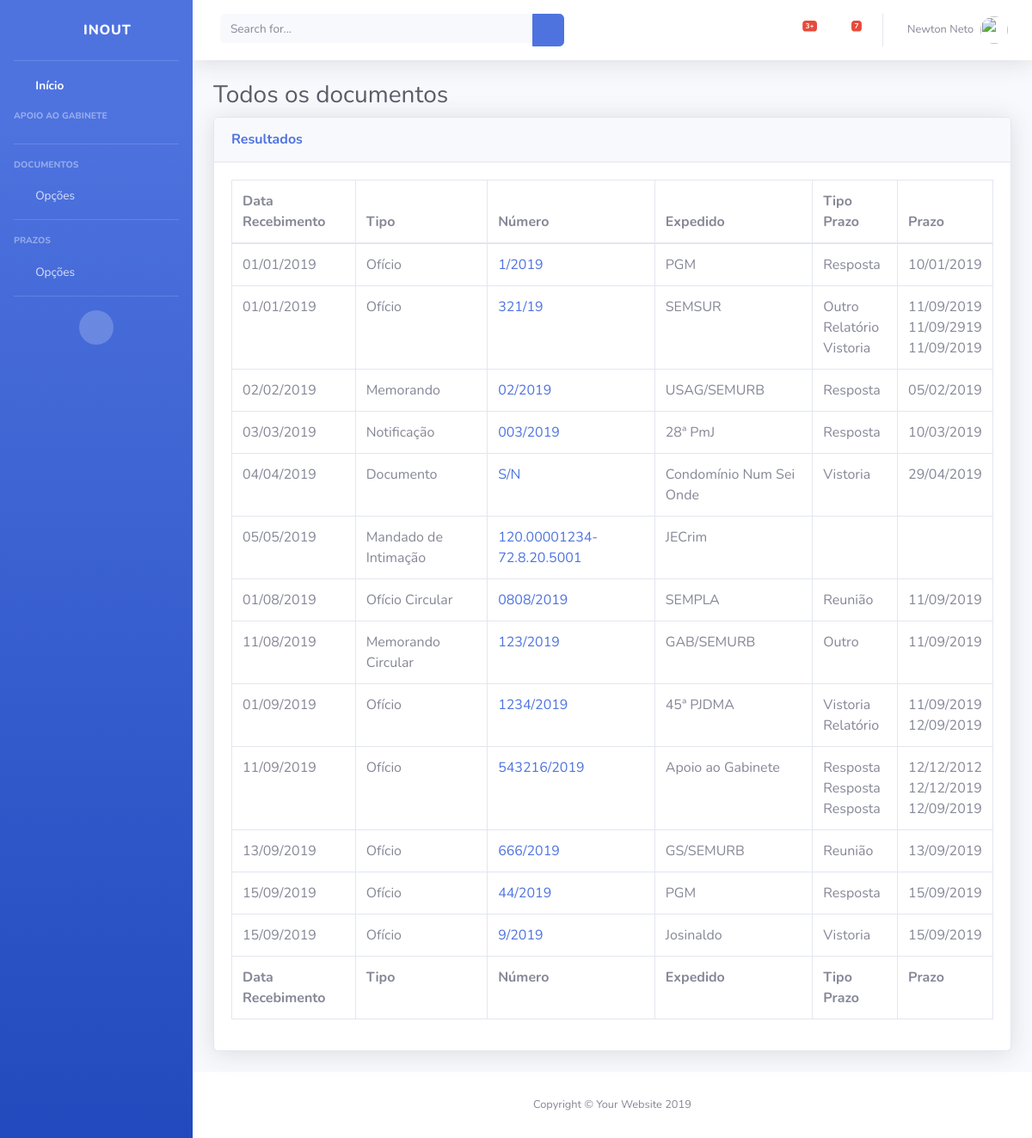
Before: /inout/listardocumentos with the older database file.
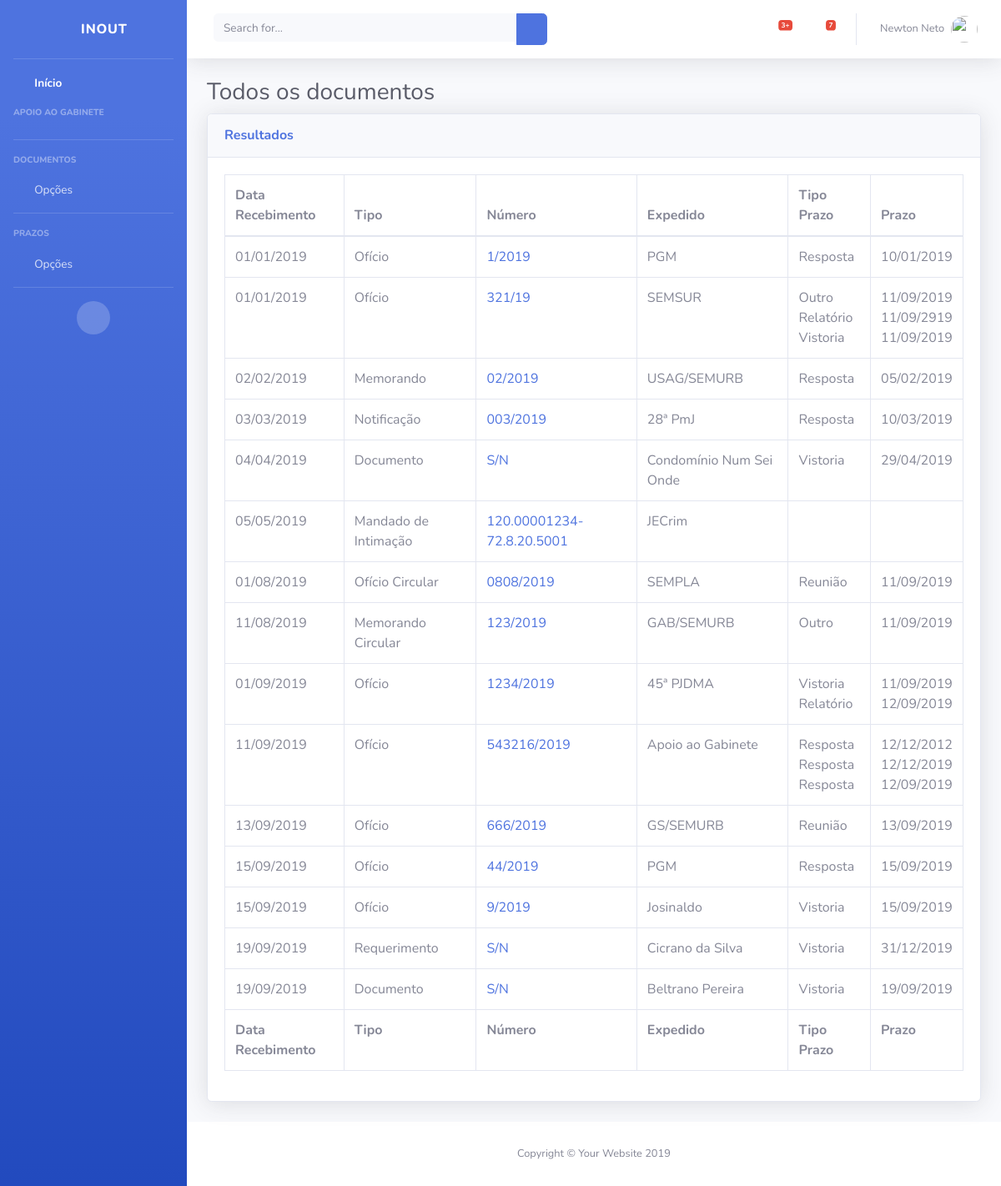
After: the same page with the newer database file.
### inout/models.py (models this page shows, shortened)
class Documento(models.Model):
	data_de_entrada = models.DateTimeField('Data de Entrada')
	tipo_de_documento = models.CharField(max_length = 30)
	numero_do_documento = models.CharField(max_length = 30)
	orgao_expedidor_do_documento = models.CharField(max_length = 150)
	assunto_do_documento = models.CharField(max_length = 1000)
	despacho_do_documento = models.CharField(max_length = 200)
	numero_do_processo = models.CharField(max_length = 30)

class Prazo(models.Model):
	documento = models.ForeignKey(Documento, on_delete = models.CASCADE)
	tipo_de_prazo = models.CharField(max_length = 20)
	data_do_prazo = models.DateTimeField('Prazo')
	prazo_encerrado = models.BooleanField(default = False)

### inout/views.py (the view)
# urls.py: path('listardocumentos', views.listardocumentos, name = 'listardocumentos'),
def listardocumentos(request):
	lista_de_documentos = Documento.objects.order_by('data_de_entrada')
	contexto = {
		'titulo': "Todos os documentos",
		'lista_de_documentos': lista_de_documentos,
	}
	return render(request, 'inout/listardocumentos.html', contexto)

### inout/templates/inout/listardocumentos.html (shortened to what this page needs)
{% load staticfiles %}
<!DOCTYPE html>
<html lang="pt-br">
<head>
  <link href="{% static 'vendor/fontawesome-free/css/all.min.css' %}" rel="stylesheet" type="text/css">
  <link href="{% static 'css/sb-admin-2.min.css' %}" rel="stylesheet">
  <link href="{% static 'vendor/datatables/dataTables.bootstrap4.min.css' %}" rel="stylesheet">
</head>
<body id="page-top">
  <div id="wrapper">
    <ul class="navbar-nav bg-gradient-primary sidebar sidebar-dark accordion" id="accordionSidebar">
      <a class="sidebar-brand d-flex align-items-center justify-content-center" href="{% url 'inout:index' %}">
        <div class="sidebar-brand-icon rotate-n-15">
          <i class="fas fa-laugh-wink"></i>
        </div>
        <div class="sidebar-brand-text mx-3">inOut</div>
      </a>
      <hr class="sidebar-divider my-0">
      <li class="nav-item active">
        <a class="nav-link" href="{% url 'inout:index' %}">
          <i class="fas fa-fw fa-tachometer-alt"></i>
          <span>Início</span></a>
      </li>
      <div class="sidebar-heading">
        Apoio ao Gabinete
      </div>
      <br/>
      <hr class="sidebar-divider">
      <div class="sidebar-heading">
        Documentos
      </div>
      <li class="nav-item">
        <a class="nav-link collapsed" href="#" data-toggle="collapse" data-target="#collapsePages" aria-expanded="true" aria-controls="collapsePages">
          <i class="fas fa-fw fa-folder"></i>
          <span>Opções</span>
        </a>
      </li>
      <hr class="sidebar-divider">
      <div class="sidebar-heading">
        Prazos
      </div>
      <li class="nav-item">
        <a class="nav-link collapsed" href="#" data-toggle="collapse" data-target="#collapsePrazos" aria-expanded="true" aria-controls="collapsePrazos">
          <i class="fas fa-fw fa-folder"></i>
          <span>Opções</span>
        </a>
      </li>
      <hr class="sidebar-divider d-none d-md-block">
      <div class="text-center d-none d-md-inline">
        <button class="rounded-circle border-0" id="sidebarToggle"></button>
      </div>
    </ul>
    <div id="content-wrapper" class="d-flex flex-column">
      <div id="content">
        <nav class="navbar navbar-expand navbar-light bg-white topbar mb-4 static-top shadow">
          <form class="d-none d-sm-inline-block form-inline mr-auto ml-md-3 my-2 my-md-0 mw-100 navbar-search">
            <div class="input-group">
              <input type="text" class="form-control bg-light border-0 small" placeholder="Search for..." aria-label="Search" aria-describedby="basic-addon2">
              <div class="input-group-append">
                <button class="btn btn-primary" type="button">
                  <i class="fas fa-search fa-sm"></i>
                </button>
              </div>
            </div>
          </form>
          <ul class="navbar-nav ml-auto">
            <li class="nav-item dropdown no-arrow mx-1">
              <a class="nav-link dropdown-toggle" href="#" id="alertsDropdown" role="button" data-toggle="dropdown" aria-haspopup="true" aria-expanded="false">
                <i class="fas fa-bell fa-fw"></i>
                <span class="badge badge-danger badge-counter">3+</span>
              </a>
            </li>
            <li class="nav-item dropdown no-arrow mx-1">
              <a class="nav-link dropdown-toggle" href="#" id="messagesDropdown" role="button" data-toggle="dropdown" aria-haspopup="true" aria-expanded="false">
                <i class="fas fa-envelope fa-fw"></i>
                <span class="badge badge-danger badge-counter">7</span>
              </a>
            </li>
            <li class="nav-item dropdown no-arrow">
              <a class="nav-link dropdown-toggle" href="#" id="userDropdown" role="button" data-toggle="dropdown" aria-haspopup="true" aria-expanded="false">
                <span class="mr-2 d-none d-lg-inline text-gray-600 small">Newton Neto</span>
                <img class="img-profile rounded-circle" src="{% static 'img/newtonneto.jpg' %}">
              </a>
            </li>
          </ul>
        </nav>
        <div class="container-fluid">
          <h1 class="h3 mb-2 text-gray-800">{{ titulo }}</h1>
          <div class="card shadow mb-4">
            <div class="card-header py-3">
              <h6 class="m-0 font-weight-bold text-primary">Resultados</h6>
            </div>
            <div class="card-body">
              <div class="table-responsive">
                <table class="table table-bordered" id="dataTable" width="100%" cellspacing="0">
                  <thead>
                    <tr>
                      <th>Data Recebimento</th>
                      <th>Tipo</th>
                      <th>Número</th>
                      <th>Expedido</th>
                      <th>Tipo Prazo</th>
                      <th>Prazo</th>
                    </tr>
                  </thead>
                  <tfoot>
                    <tr>
                      <th>Data Recebimento</th>
                      <th>Tipo</th>
                      <th>Número</th>
                      <th>Expedido</th>
                      <th>Tipo Prazo</th>
                      <th>Prazo</th>
                    </tr>
                  </tfoot>
                  <tbody>
                    {% for documento in lista_de_documentos %}
                      <tr>
                        <td>{{ documento.data_de_entrada|date:'d/m/Y' }}</td>
                        <td>{{ documento.tipo_de_documento }}</a></td>
                        <td><a href="{% url 'inout:detalhesdocumento' documento.id %}">{{ documento.numero_do_documento }}</a></td>
                        <td>{{ documento.orgao_expedidor_do_documento }}</td>
                        <td>{% for prazo in documento.prazo_set.all %}
                          {% if prazo.data_do_prazo|date:'d/m/Y' != timezone.now|date:'d/m/Y' %}
                            {{ prazo.tipo_de_prazo }}
                          {% endif %}
                          <br/>
                        {% endfor %}</td>
                        <td>{% for prazo in documento.prazo_set.all %}
                          {{ prazo.data_do_prazo|date:'d/m/Y' }}
                          <br/>
                        {% endfor %}</td>
                      </tr>
                    {% endfor %}
                  </tbody>
                </table>
              </div>
            </div>
          </div>
        </div>
      </div>
      <footer class="sticky-footer bg-white">
        <div class="container my-auto">
          <div class="copyright text-center my-auto">
            <span>Copyright &copy; Your Website 2019</span>
          </div>
        </div>
      </footer>
    </div>
  </div>
</body>
</html>

Changed rows visible on the page:
added Documento: data_de_entrada "19/09/2019", tipo_de_documento "Requerimento", numero_do_documento "S/N", orgao_expedidor_do_documento "Cicrano da Silva"
added Prazo: tipo_de_prazo "Vistoria", data_do_prazo "31/12/2019"
added Documento: data_de_entrada "19/09/2019", tipo_de_documento "Documento", numero_do_documento "S/N", orgao_expedidor_do_documento "Beltrano Pereira"
added Prazo: tipo_de_prazo "Vistoria", data_do_prazo "19/09/2019"
